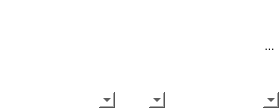
<?xml version="1.0" encoding="UTF-8"?>
<ui version="4.0">
 <class>QueryInnerCompareWidget</class>
 <widget class="QWidget" name="QueryInnerCompareWidget">
  <property name="geometry">
   <rect>
    <x>0</x>
    <y>0</y>
    <width>279</width>
    <height>108</height>
   </rect>
  </property>
  <property name="windowTitle">
   <string>Form</string>
  </property>
  <property name="styleSheet">
   <string notr="true">background-color: rgb(255, 255, 255);</string>
  </property>
  <layout class="QGridLayout" name="gridLayout_2">
   <property name="leftMargin">
    <number>0</number>
   </property>
   <property name="topMargin">
    <number>0</number>
   </property>
   <property name="rightMargin">
    <number>0</number>
   </property>
   <property name="bottomMargin">
    <number>0</number>
   </property>
   <property name="spacing">
    <number>0</number>
   </property>
   <item row="0" column="0">
    <layout class="QVBoxLayout" name="verticalLayout">
     <property name="spacing">
      <number>0</number>
     </property>
     <item>
      <widget class="QWidget" name="editLayout_2" native="true">
       <layout class="QHBoxLayout" name="editLayout">
        <property name="spacing">
         <number>0</number>
        </property>
        <property name="leftMargin">
         <number>0</number>
        </property>
        <property name="topMargin">
         <number>0</number>
        </property>
        <property name="rightMargin">
         <number>0</number>
        </property>
        <property name="bottomMargin">
         <number>0</number>
        </property>
        <item>
         <widget class="QTextEdit" name="textEdit">
          <property name="frameShape">
           <enum>QFrame::NoFrame</enum>
          </property>
          <property name="verticalScrollBarPolicy">
           <enum>Qt::ScrollBarAlwaysOff</enum>
          </property>
          <property name="horizontalScrollBarPolicy">
           <enum>Qt::ScrollBarAlwaysOff</enum>
          </property>
         </widget>
        </item>
        <item>
         <widget class="QToolButton" name="toolButton">
          <property name="styleSheet">
           <string notr="true">	border: 1px solid &quot;gray&quot;;
	border-radius: 0px;
color: &quot;black&quot;;
background:  &quot;white&quot;;</string>
          </property>
          <property name="text">
           <string>...</string>
          </property>
          <property name="popupMode">
           <enum>QToolButton::DelayedPopup</enum>
          </property>
          <property name="toolButtonStyle">
           <enum>Qt::ToolButtonTextOnly</enum>
          </property>
          <property name="autoRaise">
           <bool>false</bool>
          </property>
         </widget>
        </item>
       </layout>
      </widget>
     </item>
     <item>
      <widget class="QWidget" name="compareCtl" native="true">
       <layout class="QGridLayout" name="gridLayout">
        <property name="leftMargin">
         <number>0</number>
        </property>
        <property name="topMargin">
         <number>0</number>
        </property>
        <property name="rightMargin">
         <number>0</number>
        </property>
        <property name="bottomMargin">
         <number>0</number>
        </property>
        <property name="spacing">
         <number>0</number>
        </property>
        <item row="0" column="0">
         <layout class="QHBoxLayout" name="horizontalLayout">
          <property name="spacing">
           <number>0</number>
          </property>
          <item>
           <widget class="QComboBox" name="cmbLeftCompare">
            <property name="autoFillBackground">
             <bool>false</bool>
            </property>
            <property name="styleSheet">
             <string notr="true">QComboBox {
	background-color: rgb(255, 255, 255);
    color: &quot;black&quot;;
    border: 0px;
}</string>
            </property>
            <property name="frame">
             <bool>true</bool>
            </property>
           </widget>
          </item>
          <item>
           <widget class="QComboBox" name="cmbCompare">
            <property name="maximumSize">
             <size>
              <width>50</width>
              <height>16777215</height>
             </size>
            </property>
            <property name="styleSheet">
             <string notr="true">QComboBox {
	background-color: rgb(255, 255, 255);
    color: &quot;black&quot;;
    border: 0px;
}</string>
            </property>
            <property name="frame">
             <bool>true</bool>
            </property>
           </widget>
          </item>
          <item>
           <widget class="QComboBox" name="cmbRightCompare">
            <property name="styleSheet">
             <string notr="true">QComboBox {
	background-color: rgb(255, 255, 255);
    color: &quot;black&quot;;
    border: 0px;
}</string>
            </property>
            <property name="frame">
             <bool>true</bool>
            </property>
           </widget>
          </item>
         </layout>
        </item>
       </layout>
      </widget>
     </item>
    </layout>
   </item>
  </layout>
 </widget>
 <resources/>
 <connections/>
</ui>
